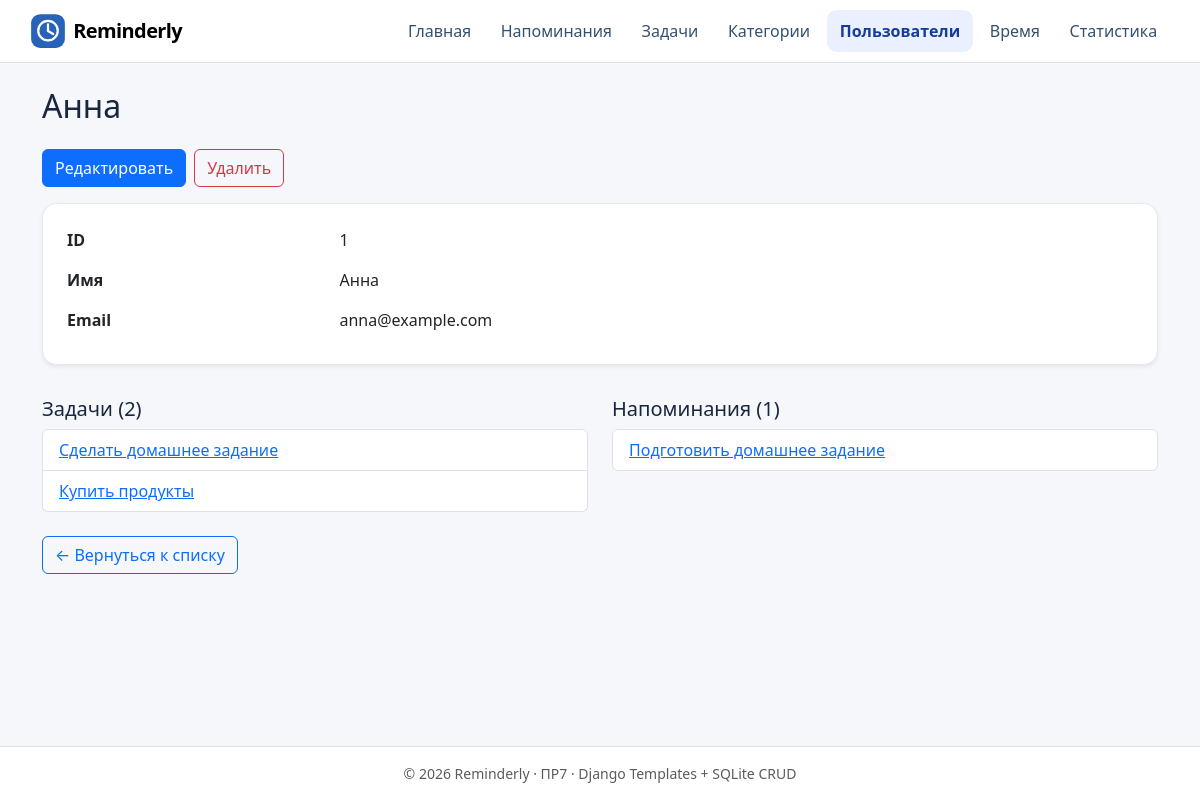
The page /users/1/ on the database its author committed.
### planner/models.py (models this page shows, shortened)
class User(models.Model):
    name = models.CharField(max_length=120)
    email = models.EmailField(unique=True)

class Task(models.Model):
    title = models.CharField(max_length=200)
    description = models.TextField(blank=True, default="")
    user = models.ForeignKey(
        User, on_delete=models.PROTECT, related_name="tasks",
    )
    category = models.ForeignKey(
        Category, on_delete=models.PROTECT, related_name="tasks",
    )
    is_completed = models.BooleanField(default=False)

class Reminder(models.Model):
    text = models.TextField()
    category = models.ForeignKey(
        Category, on_delete=models.PROTECT, related_name="reminders",
    )
    remind_at = models.DateTimeField(db_index=True)
    user = models.ForeignKey(
        User, on_delete=models.PROTECT, related_name="reminders",
        null=True, blank=True,
    )
    task = models.ForeignKey(
        Task, on_delete=models.PROTECT, related_name="reminders",
        null=True, blank=True,
    )
    time = models.ForeignKey(
        Time, on_delete=models.PROTECT, related_name="reminders",
        null=True, blank=True,
    )

### planner/views.py (the view)
# urls.py: path("users/<int:user_id>/", views.user_detail, name="user_detail"),
@require_GET
@db_page
def user_detail(request, user_id):
    user = get_object_or_404(User, pk=user_id)
    return render(request, "planner/user_detail.html", {
        "user": user, "tasks": user.tasks.order_by("id"),
        "reminders": user.reminders.order_by("remind_at", "id"),
    })

### planner/views.py (called while the page is built)
def db_page(func):
    @wraps(func)
    def wrapped(request, *args, **kwargs):
        try:
            return func(request, *args, **kwargs)
        except Http404:
            return render(request, "errors/not_found.html", status=404)
        except (DatabaseError, OSError):
            return render(request, "errors/data_error.html", status=500)
    return wrapped

### planner/templates/planner/user_detail.html (shortened to what this page needs)
{% extends 'base.html' %}
{% block content %}
<h1 class="h2 mb-4">{{ user.name }}</h1>
<div class="d-flex flex-wrap gap-2 mb-3">
  <a class="btn btn-primary" href="{% url 'planner:user_edit' user.id %}">Редактировать</a>
  <a class="btn btn-outline-danger" href="{% url 'planner:user_delete' user.id %}">Удалить</a>
</div>
<section class="card shadow-sm"><div class="card-body p-4">
  <dl class="row mb-0 gy-2"><dt class="col-sm-3">ID</dt><dd class="col-sm-9">{{ user.id }}</dd>
    <dt class="col-sm-3">Имя</dt><dd class="col-sm-9">{{ user.name }}</dd>
    <dt class="col-sm-3">Email</dt><dd class="col-sm-9 value">{{ user.email }}</dd>
  </dl>
</div></section>
<div class="row g-4 mt-2">
  <section class="col-md-6"><h2 class="h5">Задачи ({{ tasks|length }})</h2><ul class="list-group">
    {% for task in tasks %}<li class="list-group-item"><a href="{% url 'planner:task_detail' task.id %}">{{ task.title }}</a></li>
    {% empty %}<li class="list-group-item text-muted">Нет задач</li>{% endfor %}
  </ul></section>
  <section class="col-md-6"><h2 class="h5">Напоминания ({{ reminders|length }})</h2><ul class="list-group">
    {% for reminder in reminders %}<li class="list-group-item"><a href="{% url 'planner:reminder_detail' reminder.id %}">{{ reminder.text }}</a></li>
    {% empty %}<li class="list-group-item text-muted">Нет напоминаний</li>{% endfor %}
  </ul></section>
</div>
<a class="btn btn-outline-primary mt-4" href="{% url 'planner:user_list' %}">← Вернуться к списку</a>
{% endblock %}

### homepage/static/homepage/css/style.css (style rules this page uses)
:root { --ink: #18273e; --muted: #66758c; --line: #e4e9f1; }
body { min-height: 100vh; background: #f5f7fb; color: var(--ink); display: flex; flex-direction: column; }
.card { border: 1px solid var(--line); border-radius: .9rem; }
.value { overflow-wrap: anywhere; }

### rows shown on the page
User: name "Анна", id "1", email "anna@example.com"
Task: title "Сделать домашнее задание"
Task: title "Купить продукты"
Reminder: text "Подготовить домашнее задание"

### other values the page prints
{{ tasks|length }} "2"
{{ reminders|length }} "1"
